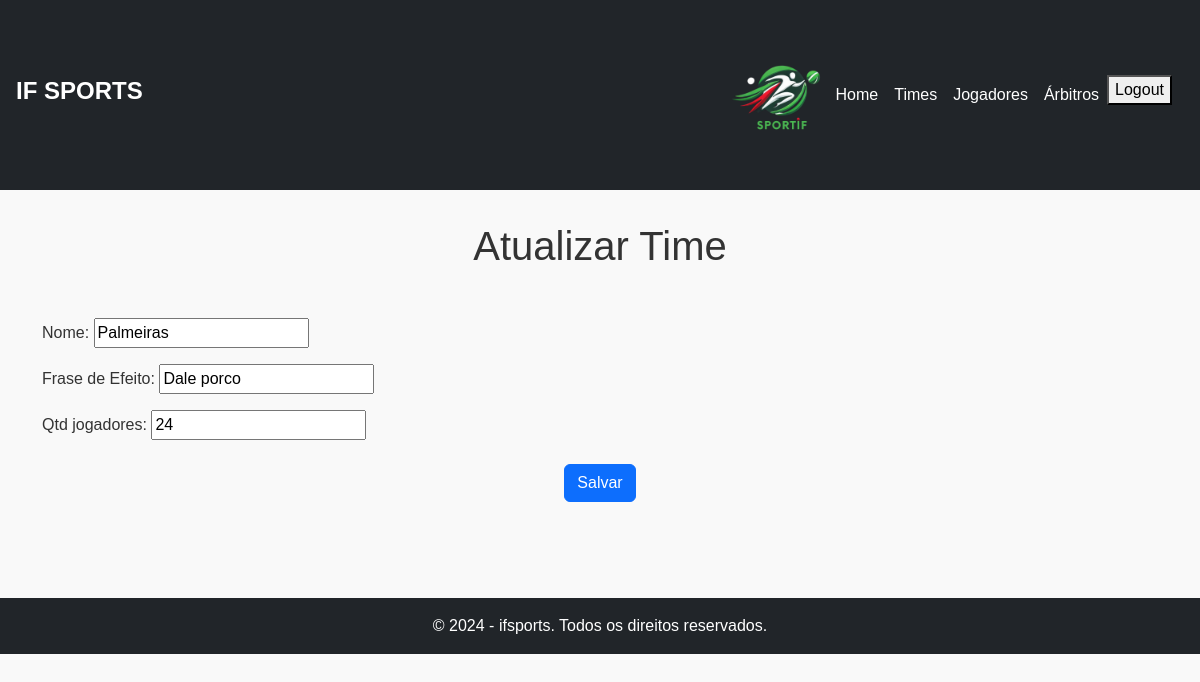
/cadastros/editar/time/4/ (signed in), run on the app's committed database.
### cadastros/models.py (models this page shows, shortened)
class Time(models.Model):
    nome = models.CharField(max_length=100, unique=True)
    frase_efeito = models.CharField(max_length=100, verbose_name='Frase de Efeito')
    qtd_jogadores = models.IntegerField()
    created_at = models.DateTimeField(default=timezone.now, verbose_name="Data de Criação")
    updated_at = models.DateTimeField(default=timezone.now, verbose_name="Data de Atualização")

### cadastros/views.py (the view)
# urls.py: path('editar/time/<int:pk>/', TimeUpdate.as_view(), name='editar-time'),
class TimeUpdate(GroupRequiredMixin, UpdateView):
    model = Time
    fields = ['nome', 'frase_efeito', 'qtd_jogadores']
    template_name = 'form.html'
    success_url = reverse_lazy('listar-times')
    def get_context_data(self, **kwargs):
        context = super().get_context_data(**kwargs)
        context['Titulo'] = 'Atualizar Time'
        return context

### cadastros/views.py (called while the page is built)
    def dispatch(self, request, *args, **kwargs):
        if self.group_required:
            group = Group.objects.get(name=self.group_required)
            if not request.user.groups.filter(name=group.name).exists():
                return HttpResponseForbidden("Você não tem permissão para acessar esta página.")
        return super().dispatch(request, *args, **kwargs)

### cadastros/templates/form.html (shortened to what this page needs)
{% extends 'modelo.html' %}
{% block content %}
<h1 class="text-center mb-5">{{ Titulo }}</h1>
<form method="POST" class="form-container">
    <div class="form-group mb-3">
        {{ form.as_p }}
    </div>
    <div class="form-actions text-center mt-4">
        <button type="submit" class="btn btn-primary">Salvar</button>
    </div>
</form>
{% endblock %}

### static/css/meu.css (style rules this page uses)
body { margin: 0; font-family: Arial, sans-serif; background-color: #f9f9f9; color: #333; }

### data on the page
Time: nome "Palmeiras", frase_efeito "Dale porco", qtd_jogadores "24"

### other printed values
{{ Titulo }} "Atualizar Time"
